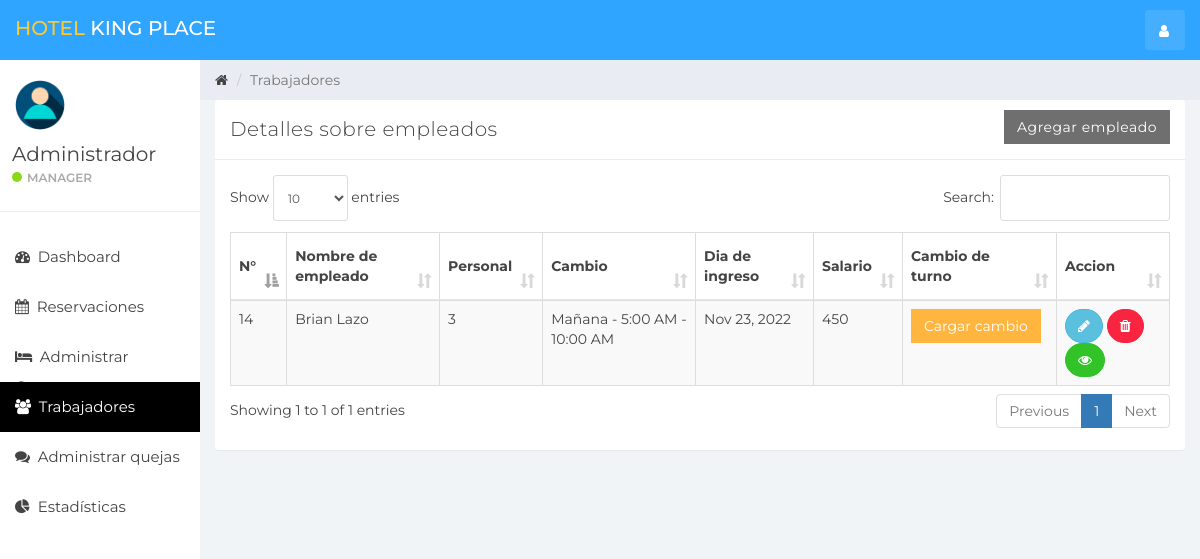
The app's page /index.php?manejo_trabaj (signed in), older data.
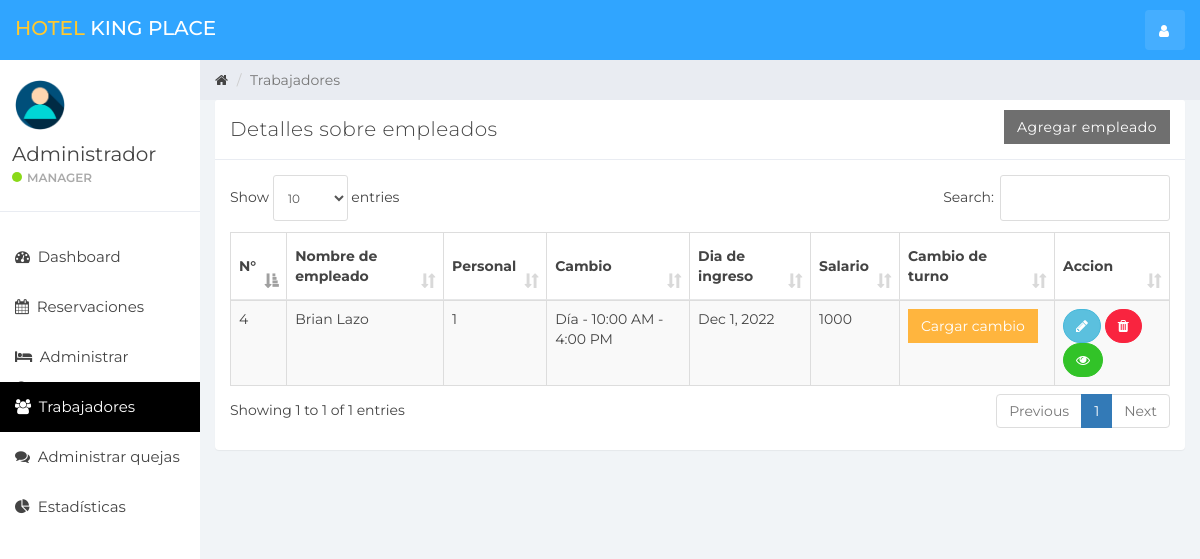
The same page, newer data.
### tables this page shows
CREATE TABLE `usuario` (
  `id` int(11) NOT NULL,
  `nombre` varchar(100) NOT NULL,
  `username` varchar(15) NOT NULL,
  `email` varchar(100) NOT NULL,
  `password` varchar(100) NOT NULL,
  `creado` datetime NOT NULL
);

CREATE TABLE `personal` (
  `id_empleado` int(11) NOT NULL,
  `nombre` varchar(100) NOT NULL,
  `id_tipopersonal` int(11) NOT NULL,
  `id_cambio` int(11) NOT NULL,
  `id_tipodocumento` int(11) NOT NULL,
  `numeroTarjeta` varchar(25) NOT NULL,
  `direccion` varchar(50) NOT NULL,
  `telefono` varchar(9) NOT NULL,
  `salario` bigint(20) NOT NULL,
  `diaIngreso` timestamp NOT NULL DEFAULT current_timestamp() ON UPDATE current_timestamp(),
  `actualizado` datetime NOT NULL
);

CREATE TABLE `cambio` (
  `id_cambio` int(10) NOT NULL,
  `cambio` varchar(90) NOT NULL,
  `tiempoCambio` varchar(100) NOT NULL
);

### manejo_trabaj.php (the view, shortened to what this page needs)
<div class="col-sm-9 col-sm-offset-3 col-lg-10 col-lg-offset-2 main">
    <div class="row">
        <ol class="breadcrumb">
            <li><a href="#">
                    <em class="fa fa-home"></em>
                </a></li>
            <li class="active">Trabajadores</li>
        </ol>
    </div>
    <div class="row">
        <div class="col-lg-12">
            <div class="panel panel-default">
                <div class="panel-heading">Detalles sobre empleados
                    <a href="index.php?agregar_emp" class="btn btn-secondary pull-right" style="border-radius:0%">Agregar empleado</a>
                </div>
                <div class="panel-body">
                    <table class="table table-striped table-bordered table-responsive" cellspacing="0" width="100%"
                           id="rooms">
                        <thead>
                        <tr>
                            <th>N°</th>
                            <th>Nombre de empleado</th>
                            <th>Personal</th>
                            <th>Cambio</th>
                            <th>Dia de ingreso</th>
                            <th>Salario</th>
                            <th>Cambio de turno</th>
                            <th>Accion</th>
                        </tr>
                        </thead>
                        <tbody>
                        <?php
                        $staff_query = "SELECT * FROM personal  NATURAL JOIN tipopersonal NATURAL JOIN cambio";
                        $staff_result = mysqli_query($connection, $staff_query);
                        if (mysqli_num_rows($staff_result) > 0) {
                            while ($staff = mysqli_fetch_assoc($staff_result)) { ?>
                                <tr>
                                    <td><?php echo $staff['id_empleado']; ?></td>
                                    <td><?php echo $staff['nombre']; ?></td>
                                    <td><?php echo $staff['id_tipopersonal']; ?></td>
                                    <td><?php echo $staff['cambio'] . ' - ' . $staff['tiempoCambio']; ?></td>
                                    <td><?php echo date('M j, Y', strtotime($staff['diaIngreso'])); ?></td>
                                    <td><?php echo $staff['salario']; ?></td>
                                    <td>
                                        <button class="btn btn-warning" style="border-radius:0%" data-toggle="modal" data-target="#changeShift"
                                                data-id="<?php echo $staff['id_empleado']; ?>" id="change_shift">Cargar cambio</button>
                                    </td>
                                    <td>
                                        <button data-toggle="modal"
                                                data-target="#empDetail<?php echo $staff['id_empleado']; ?>"
                                                data-id="<?php echo $staff['id_empleado']; ?>" id="editEmp"
                                                class="btn btn-info" style="border-radius:60px;"><i class="fa fa-pencil"></i></button>
                                        <a href='functionmis.php?empid=<?php echo $staff['id_empleado']; ?>'
                                           class="btn btn-danger" onclick="return confirm('¿Estás seguro?')" style="border-radius:60px;"><i
                                                    class="fa fa-trash"></i></a>
                                        <a href='index.php?emp_historial&empid=<?php echo $staff['id_empleado']; ?>'
                                           class="btn btn-success" title="Historial de Empleados" style="border-radius:60px;"><i class="fa fa-eye"></i></a>
                                    </td>
                                </tr>
                                <?php
                            }
                        }
                        ?>
                        </tbody>
                    </table>
                </div>
            </div>
        </div>
    </div>
    <div class="row"><br>
        <div class="col-sm-12">
        </div>
    </div>
</div>

### header.php (shortened to what this page needs)
<!DOCTYPE html>
<html>
<head>
    <link href="css/bootstrap.min.css" rel="stylesheet">
    <link href="css/font-awesome.min.css" rel="stylesheet">
    <link href="css/datepicker3.css" rel="stylesheet">
    <link href="css/dataTables.bootstrap.min.css" rel="stylesheet">
    <link href="css/styles.css" rel="stylesheet">
</head>
<body>
<nav class="navbar navbar-custom navbar-fixed-top bg-info" role="navigation">
    <div class="container-fluid">
        <div class="navbar-header">
            <a class="navbar-brand" href="index.php?dashboard"><span>Hotel </span>King Place</a>
            <ul class="nav navbar-top-links navbar-right">
                <li class="dropdown"><a class="dropdown-toggle count-info" data-toggle="dropdown" href="#">
                        <em class="fa fa-user"></em>
                    </a>
                </li>
            </ul>
        </div>
    </div>
</nav>

### barra.php (shortened to what this page needs)
<div id="sidebar-collapse" class="col-sm-3 col-lg-2 sidebar">
    <div class="profile-sidebar">
        <div class="profile-userpic">
            <img src="img/user.png" class="img-responsive" alt="">
        </div>
        <div class="profile-usertitle">
            <div class="profile-usertitle-name"><?php echo $user['nombre'];?></div>
            <div class="profile-usertitle-status"><span class="indicator label-success"></span>Manager</div>
        </div>
    </div>
    <ul class="nav menu">
    <?php
        if (isset($_GET['dashboard'])){ ?>
            <li class="active">
                <a href="index.php?dashboard"><em class="fa fa-dashboard">&nbsp;</em>
                    Dashboard
                </a>
            </li>
        <?php } else{?>
            <li>
                <a href="index.php?dashboard"><em class="fa fa-dashboard">&nbsp;</em>
                    Dashboard
                </a>
            </li>
        <?php }
        if (isset($_GET['reservation'])){ ?>
            <li class="active">
            <a href="index.php?reservation"><em class="fa fa-calendar">&nbsp;</em>
                    Reservaciones
                </a>
            </li>
        <?php } else{?>
            <li>
            <a href="index.php?reservation"><em class="fa fa-calendar">&nbsp;</em>
                    Reservaciones
                </a>
            </li>
        <?php }
        if (isset($_GET['manejo_cuart'])){ ?>
            <li class="active">
                <a href="index.php?manejo_cuart"><em class="fa fa-bed">&nbsp;</em>
                    Administrar Cuartos
                </a>
            </li>
        <?php } else{?>
            <li>
            <a href="index.php?manejo_cuart"><em class="fa fa-bed">&nbsp;</em>
                    Administrar Cuartos
                </a>
            </li>
        <?php }
        if (isset($_GET['manejo_trabaj'])){ ?>
            <li class="active">
                <a href="index.php?manejo_trabaj"><em class="fa fa-users">&nbsp;</em>
                    Trabajadores
                </a>
            </li>
        <?php }
        if (isset($_GET['quejas'])){ ?>
            <li class="active">
                <a href="index.php?quejas"><em class="fa fa-comments">&nbsp;</em>
                    Administrar quejas
                </a>
            </li>
        <?php } else{?>
            <li>
                <a href="index.php?quejas"><em class="fa fa-comments">&nbsp;</em>
                    Administrar quejas
                </a>
            </li>
        <?php }
        ?>
        <?php
        if (isset($_GET['estadist'])){ ?>
            <li class="active">
                <a href="index.php?estadist"><em class="fa fa-pie-chart">&nbsp;</em>
                    Estadísticas
                </a>
            </li>
        <?php } else{?>
        <li>
            <a href="index.php?estadist"><em class="fa fa-pie-chart">&nbsp;</em>
                    Estadísticas
            </a>
        </li>
<?php }?>
    </ul>
</div>

### index.php (shortened to what this page needs)
<?php
include_once "db.php";
if (isset($_SESSION['user_id'])){
    $user_id = $_SESSION['user_id'];
    $userQuery = "SELECT * FROM usuario WHERE id = '$user_id'";
    $result = mysqli_query($connection, $userQuery);
    $user = mysqli_fetch_assoc($result);
}else{
    header('Location:login.php');
}
include_once "header.php";
include_once "barra.php";
if (isset($_GET['manejo_cuart'])){
    include_once "manejo_cuart.php";
}
elseif (isset($_GET['dashboard'])){
    include_once "dashboard.php";
}
elseif (isset($_GET['reservation'])){
    include_once "reservation.php";
}
elseif (isset($_GET['manejo_trabaj'])){
    include_once "manejo_trabaj.php";
}
elseif (isset($_GET['agregar_emp'])){
    include_once "agregar_emp.php";
}
elseif (isset($_GET['quejas'])){
    include_once "quejas.php";
}
elseif (isset($_GET['estadist'])){
    include_once "estadist.php";
}
elseif (isset($_GET['emp_historial'])){
    include_once "emp_historial.php";
}
else{
    include_once "manejo_cuart.php";
}
include_once "footer.php";

### footer.php (shortened to what this page needs)
</body>
</html>

Row changes from the older to the newer data that the page shows:
removed personal: id_empleado "14", nombre "Brian Lazo", id_tipopersonal "3", id_cambio.cambio "Mañana", id_cambio.tiempoCambio "5:00 AM - 10:00 AM", diaIngreso "Nov 23, 2022", salario "450"
added personal: id_empleado "4", nombre "Brian Lazo", id_tipopersonal "1", id_cambio.cambio "Día", id_cambio.tiempoCambio "10:00 AM - 4:00 PM", diaIngreso "Dec 1, 2022", salario "1000"
